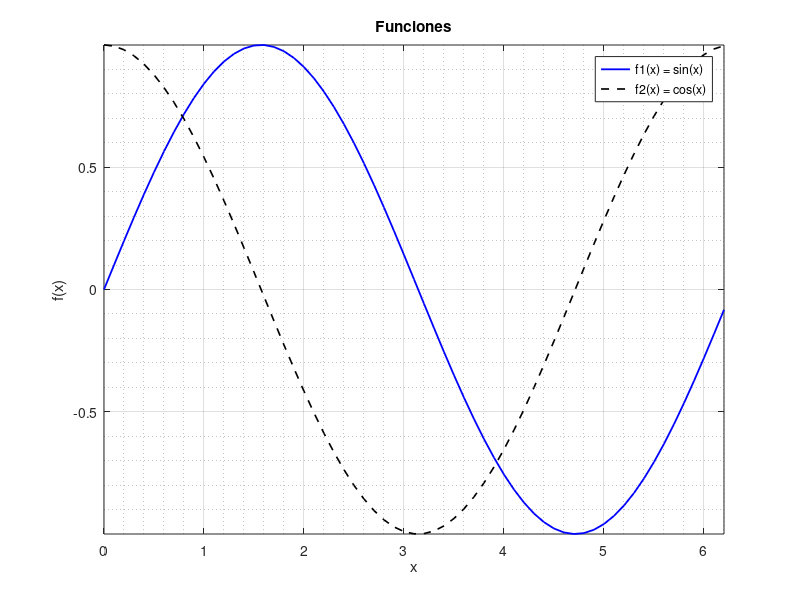

MATLAB code to generate this figure:
%% prog02_graficas_sobrepuestas
clear; close all; clc;									% Limpiar
x = 0:0.1:2*pi; 										% x = linspace(0,2*pi,100);
y1 = sin(x); y2 = cos(x);
plot(x,y1,'-b','DisplayName', 'f1(x) = sin(x)','LineWidth',1.3);		
hold on;
plot(x,y2,'--k','DisplayName', 'f2(x) = cos(x)','LineWidth',1.2);		
axis( [min(x) max(x) min(y1) max(y1)] );			    % Definir ejes
legend('Location','northeast');							% Ubicación leyenda
grid on; grid minor;									% Reja de fondo
title('Funciones'); xlabel('x'); ylabel('f(x)');	    % Titulos